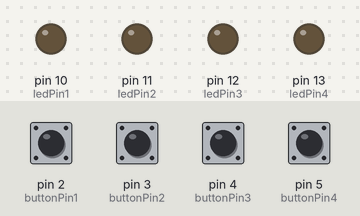
A sketch run on a simulated Arduino Uno, built with avr-gcc and run on an emulated ATmega328P. On the bench: output pins drawn as LEDs (lit = HIGH). The test bench sets the inputs (shaded band); at power-on: pin 2 (buttonPin1), pin 3 (buttonPin2), pin 4 (buttonPin3), pin 5 (buttonPin4) HIGH.

Above: at 1.2 s.
1.3 s: pin 2 (buttonPin1) pulled LOW for 0.15 s
At 1.37 s:
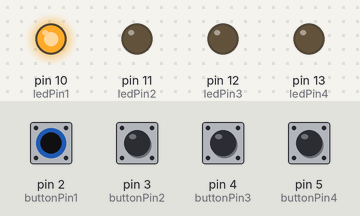
2.9 s: pin 3 (buttonPin2) pulled LOW for 0.15 s
At 2.97 s:
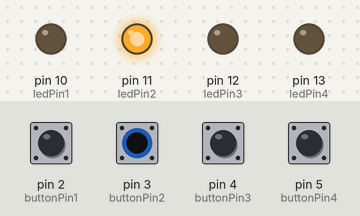
4.5 s: pin 4 (buttonPin3) pulled LOW for 0.15 s
At 4.57 s:
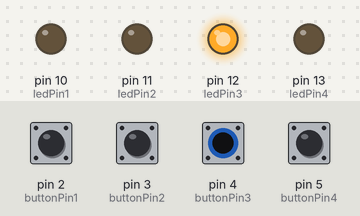
6.1 s: pin 5 (buttonPin4) pulled LOW for 0.15 s
At 6.17 s:
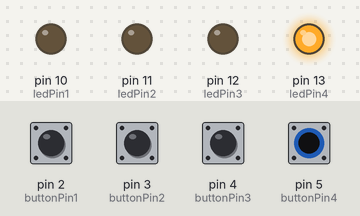
7.7 s: pin 2 (buttonPin1) driven LOW and pin 3 (buttonPin2) driven LOW
At 8.9 s:
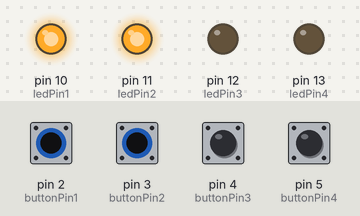
9.2 s: pin 4 (buttonPin3) pulled LOW for 1 s
At 10.0 s:
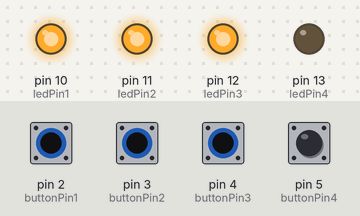
Timing chart, 0 to 12.2 s (numbered marks = the images above; inputs shaded):
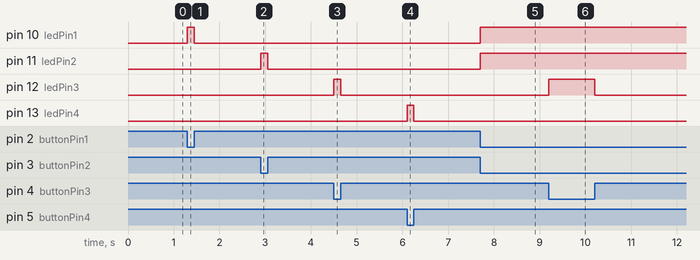

Measured:
- after the input at 1.3 s, pin 10 (ledPin1): LOW → HIGH at once, → LOW 0.15 s later
- after the input at 2.9 s, pin 11 (ledPin2): LOW → HIGH at once, → LOW 0.15 s later
- after the input at 4.5 s, pin 12 (ledPin3): LOW → HIGH at once, → LOW 0.15 s later
- after the input at 6.1 s, pin 13 (ledPin4): LOW → HIGH at once, → LOW 0.15 s later
- after the input at 7.7 s, pin 10 (ledPin1), pin 11 (ledPin2): LOW → HIGH at once
- after the input at 9.2 s, pin 12 (ledPin3): LOW → HIGH at once, → LOW 1.0 s later

The sketch:

MP4_4Buttons.ino
```cpp
const int buttonPin1 = 2;  //pushbutton
const int buttonPin2 = 3;
const int buttonPin3 = 4;
const int buttonPin4 = 5;

const int ledPin1 = 10;
const int ledPin2 = 11;
const int ledPin3 = 12;
const int ledPin4 = 13;

int buttonState1 = 0;
int buttonState2 = 0;
int buttonState3 = 0;
int buttonState4 = 0;


void setup() {
  pinMode(buttonPin1, INPUT);
  pinMode(buttonPin2, INPUT);
  pinMode(buttonPin3, INPUT);
  pinMode(buttonPin4, INPUT);
  pinMode(ledPin1, OUTPUT);
  pinMode(ledPin2, OUTPUT);
  pinMode(ledPin3, OUTPUT);
  pinMode(ledPin4, OUTPUT);

  digitalWrite(ledPin1, LOW);
  digitalWrite(ledPin2, LOW);
  digitalWrite(ledPin3, LOW);
  digitalWrite(ledPin4, LOW);
}

void loop() {
  // put your main code here, to run repeatedly:
  buttonState1 = digitalRead(buttonPin1);
  buttonState2 = digitalRead(buttonPin2);
  buttonState3 = digitalRead(buttonPin3);
  buttonState4 = digitalRead(buttonPin4);

  if (buttonState1 == LOW) {
    // turn LED on:
    digitalWrite(ledPin1, HIGH);
  }
  else if (buttonState1 == HIGH){
    // turn LED off:
    digitalWrite(ledPin1, LOW);
  }

  if (buttonState2 == LOW) {
    // turn LED on:
    digitalWrite(ledPin2, HIGH);
  }
  else if (buttonState2 == HIGH) {
    // turn LED off:
    digitalWrite(ledPin2, LOW);
  }

  if (buttonState3 == LOW) {
    // turn LED on:
    digitalWrite(ledPin3, HIGH);
  }
  else if (buttonState3 == HIGH){
    // turn LED off
    digitalWrite(ledPin3, LOW);
  }

  if (buttonState4 == LOW) {
    // turn LED on:
    digitalWrite(ledPin4, HIGH);
  }
  else if (buttonState4 == HIGH){
    // turn LED off:
    digitalWrite(ledPin4, LOW);
  }

}
```
